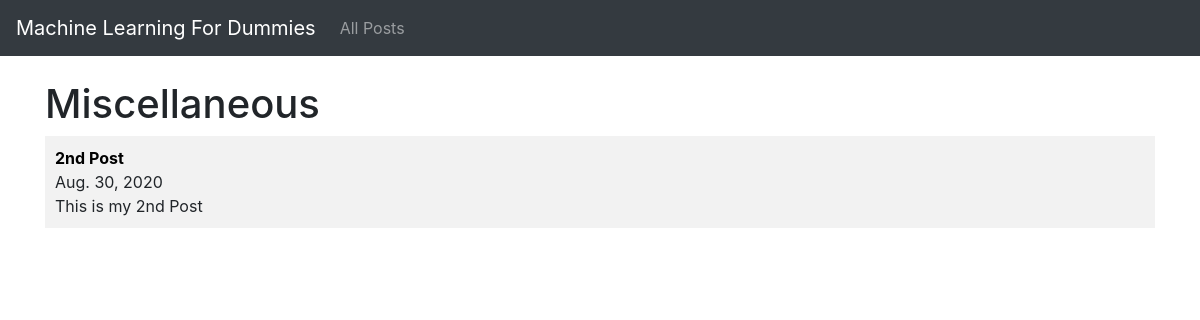
/category/miscellaneous/, run on the app's committed database.
### blog_app/models.py (models this page shows, shortened)
class Post(models.Model):
	title = models.CharField(max_length=255)
	title_tag = models.CharField(max_length=255, default="")
	introduction = models.TextField(default = '')
	author = models.ForeignKey(User, on_delete=models.CASCADE)
	body = RichTextField(blank=True, null=True)
	post_date = models.DateField(auto_now_add = True)
	category = models.CharField(max_length=255, default='')

### blog_app/views.py (the view)
# urls.py: path('category/<str:cats>/', CategoryView, name="category"),
def CategoryView(request, cats):
	cats = cats.replace("-", " ")
	category_posts = Post.objects.filter(category=cats)
	return render(request, 'categories.html', {"cats":cats.title(), 'category_posts': category_posts})

### blog_app/templates/categories.html (shortened to what this page needs)
{% extends 'base.html' %}
{% block content %}
{% if category_posts %}
	<h1> {{cats}} </h1>
	<div>
	{% for post in category_posts %}
		<div style="margin-bottom:20px; background: #f2f2f2; padding:10px 10px;">
			<a style="color: black;text-decoration: none;" href="{% url 'post-detail' post.pk %}">
				<b>{{ post.title }}</b>
			</a>
			<br/>
			{{ post.post_date }}
			 <br/>
			{{ post.introduction | slice:":200"| safe }}
		</div>
	{% endfor %}
	</div>
{% else %}
	<h3>Sorry this page doesn't exists</h3>
{% endif %}
{% endblock %}

### data on the page
Post: category "Miscellaneous", title "2nd Post", post_date "Aug. 30, 2020", introduction "This is my 2nd Post"
